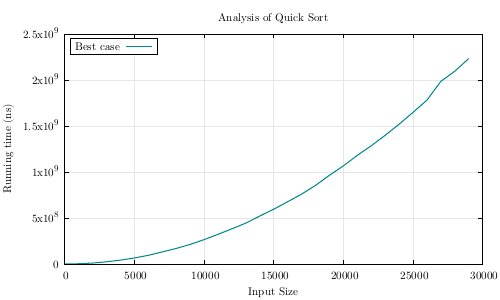

Write the gnuplot code that produced this figure.
# autogenerated plotting script

set terminal pdfcairo enhanced color notransparent font "Latin Modern Math"
set output "plotQ.pdf"

set style line 1 lc rgb "#008b8b" lw 1.5
set style line 2 lc rgb "#8b0000" lw 1.5
set style line 3 lc rgb "#8b8b00" dashtype 2 lw 1.5
set style line 4 lc rgb "#e6e6e6"

set title "Analysis of Quick Sort"
set xlabel "Input Size"
set ylabel "Running time (ns)" offset -0.5
set grid xtics ytics back ls 4

set key box top left spacing 1.5

plot "dataQ.txt" using 1:2 with lines ls 1 title "Best case"
plot "dataQ.txt" using 1:3 with lines ls 2 title "Worst case"
plot "dataQ.txt" using 1:4 with lines ls 3 title "Avg case"

plot "dataQ.txt" using 1:2 with lines ls 1 title "Best case",\
"dataQ.txt" using 1:3 with lines ls 2 title "Worst case",\
"dataQ.txt" using 1:4 with lines ls 3 title "Avg case"

set output